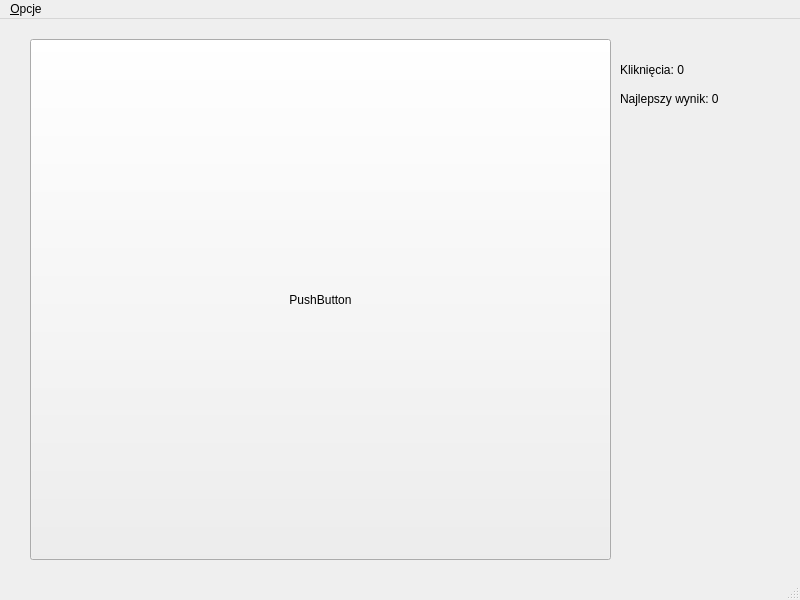
<?xml version="1.0" encoding="UTF-8"?>
<ui version="4.0">
 <class>MainWindow</class>
 <widget class="QMainWindow" name="MainWindow">
  <property name="geometry">
   <rect>
    <x>0</x>
    <y>0</y>
    <width>800</width>
    <height>600</height>
   </rect>
  </property>
  <property name="windowTitle">
   <string>MainWindow</string>
  </property>
  <widget class="QWidget" name="centralwidget">
   <widget class="QPushButton" name="pushButton">
    <property name="geometry">
     <rect>
      <x>30</x>
      <y>20</y>
      <width>581</width>
      <height>521</height>
     </rect>
    </property>
    <property name="text">
     <string>PushButton</string>
    </property>
   </widget>
   <widget class="QLabel" name="label">
    <property name="geometry">
     <rect>
      <x>620</x>
      <y>40</y>
      <width>121</width>
      <height>21</height>
     </rect>
    </property>
    <property name="text">
     <string>Kliknięcia: 0</string>
    </property>
   </widget>
   <widget class="QLabel" name="label_2">
    <property name="geometry">
     <rect>
      <x>620</x>
      <y>70</y>
      <width>151</width>
      <height>20</height>
     </rect>
    </property>
    <property name="text">
     <string>Najlepszy wynik: 0</string>
    </property>
   </widget>
  </widget>
  <widget class="QMenuBar" name="menubar">
   <property name="geometry">
    <rect>
     <x>0</x>
     <y>0</y>
     <width>800</width>
     <height>21</height>
    </rect>
   </property>
   <widget class="QMenu" name="menu_Pomoc">
    <property name="title">
     <string>&amp;Opcje</string>
    </property>
    <addaction name="actionZamknij"/>
   </widget>
   <addaction name="menu_Pomoc"/>
  </widget>
  <widget class="QStatusBar" name="statusbar"/>
  <action name="actionZamknij">
   <property name="text">
    <string>&amp;Zamknij</string>
   </property>
  </action>
 </widget>
 <resources/>
 <connections/>
</ui>
